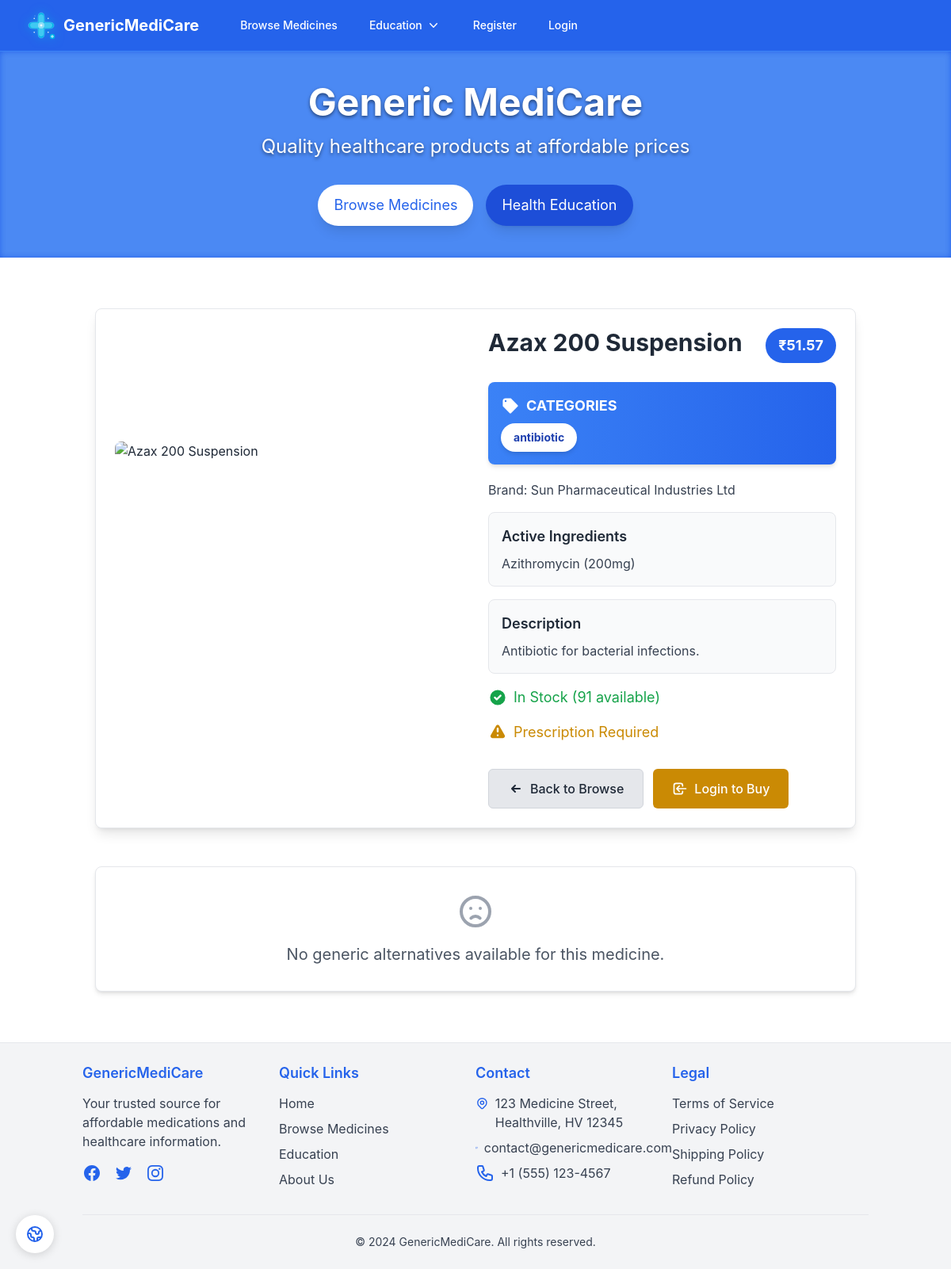
Page /medicine/1 on the committed database.
### store/models.py (models this page shows, shortened)
class Medicine(models.Model):
    seller = models.ForeignKey(SellerProfile, on_delete=models.CASCADE)  # Each medicine is listed by a seller
    name = models.CharField(max_length=255)
    description = models.TextField(blank=True, null=True)
    price = models.DecimalField(max_digits=10, decimal_places=2)
    stock = models.PositiveIntegerField()
    image = models.ImageField(upload_to='medicine_images/', null=True, blank=True)
    prescription_required = models.BooleanField(default=False)  # If True, user must upload a prescription
    active_ingredients = models.TextField(help_text="Comma-separated active ingredients")  # Used for mapping alternatives
    brand_name = models.CharField(max_length=255, null=True, blank=True)
    categories = models.ManyToManyField(Category, blank=True,related_name="medicines")
    def get_alternative_medicines(self):
        return Medicine.objects.filter(active_ingredients=self.active_ingredients).exclude(id=self.id)

class Category(models.Model):
    name = models.CharField(max_length=255, unique=True)

### store/views.py (the view)
# urls.py: path('medicine/<int:pk>',medicine_detail, name='medicine_detail'),
def medicine_detail(request, pk):
    medicine = get_object_or_404(Medicine, pk=pk)
    alternatives = medicine.get_alternative_medicines().order_by('price')
    return render(request, 'medicine_detail.html', {
        'medicine': medicine,
        'alternatives': alternatives,
    })

### store/context_processors.py (called while the page is built)
def cart_total(request):
    if request.user.is_authenticated:
        cart = Cart.objects.filter(customer__user=request.user).first()
        if cart:
            unique_items_count = cart.cartitem_set.count()  # Count unique medicines
            return {'cart_count': unique_items_count}
    return {'cart_count': 0}

### store/templates/medicine_detail.html (shortened to what this page needs)
{% extends 'base.html' %}
{% block content %}
<div class="container mx-auto px-4 lg:px-8 py-8">
    <div class="bg-white rounded-lg shadow-lg overflow-hidden border border-gray-200 p-6">
        <div class="grid grid-cols-1 md:grid-cols-2 gap-8">
            <div class="flex items-center justify-center">
                <div class="w-full max-w-md overflow-hidden rounded-lg">
                    {% if medicine.image %}
                        <img src="{{ medicine.image.url }}" class="w-full h-80 object-cover" alt="{{ medicine.name }}">
                    {% else %}
                        <img src="https://th.bing.com/th/id/OIP.nbFq6e14BqDCrFArSeUUwwHaE6?rs=1&pid=ImgDetMain" class="w-full h-80 object-cover" alt="{{ medicine.name }}">
                    {% endif %}
                </div>
            </div>
            <div class="flex flex-col">
                <div class="flex justify-between items-start mb-6">
                    <h1 class="text-3xl font-bold text-gray-800">{{ medicine.name }}</h1>
                    <span class="bg-blue-600 text-white font-bold px-4 py-2 rounded-full text-lg">₹{{ medicine.price }}</span>
                </div>
                {% if medicine.categories.exists %}
                <div class="mb-5 bg-gradient-to-r from-blue-500 to-blue-600 rounded-lg p-4 shadow-md text-white">
                    <div class="flex items-center mb-2">
                        <svg xmlns="http://www.w3.org/2000/svg" class="h-6 w-6 text-white mr-2" viewBox="0 0 20 20" fill="currentColor">
                            <path fill-rule="evenodd" d="M17.707 9.293a1 1 0 010 1.414l-7 7a1 1 0 01-1.414 0l-7-7A.997.997 0 012 10V5a3 3 0 013-3h5c.256 0 .512.098.707.293l7 7zM5 6a1 1 0 100-2 1 1 0 000 2z" clip-rule="evenodd" />
                        </svg>
                        <p class="text-white font-bold text-lg">CATEGORIES</p>
                    </div>
                    <div class="flex flex-wrap gap-2">
                        {% for category in medicine.categories.all %}
                        <span class="bg-white text-blue-800 text-sm font-bold px-4 py-2 rounded-full shadow-md transform transition-transform duration-300 hover:scale-105">
                            {{ category.name }}
                        </span>
                        {% endfor %}
                    </div>
                </div>
                {% endif %}
                <p class="text-gray-700 mb-4">Brand: {{ medicine.brand_name }}</p>
                <div class="bg-gray-50 rounded-lg p-4 mb-4 border border-gray-200">
                    <h3 class="text-lg font-semibold text-gray-800 mb-2">Active Ingredients</h3>
                    <p class="text-gray-700">{{ medicine.active_ingredients }}</p>
                </div>
                <div class="bg-gray-50 rounded-lg p-4 mb-4 border border-gray-200">
                    <h3 class="text-lg font-semibold text-gray-800 mb-2">Description</h3>
                    <p class="text-gray-700">{{ medicine.description }}</p>
                </div>
                {% if medicine.stock > 0 %}
                    <div class="flex items-center text-green-600 text-lg mb-4">
                        <svg xmlns="http://www.w3.org/2000/svg" class="h-6 w-6 mr-2" viewBox="0 0 20 20" fill="currentColor">
                            <path fill-rule="evenodd" d="M10 18a8 8 0 100-16 8 8 0 000 16zm3.707-9.293a1 1 0 00-1.414-1.414L9 10.586 7.707 9.293a1 1 0 00-1.414 1.414l2 2a1 1 0 001.414 0l4-4z" clip-rule="evenodd" />
                        </svg>
                        <span>In Stock ({{ medicine.stock }} available)</span>
                    </div>
                {% endif %}
                {% if medicine.prescription_required %}
                    <div class="flex items-center text-yellow-600 text-lg mb-4">
                        <span>Prescription Required</span>
                    </div>
                {% endif %}
                <div class="flex flex-col sm:flex-row space-y-3 sm:space-y-0 sm:space-x-3 mt-4">
                    <a href="{% url 'browse_medicines' %}" class="inline-flex justify-center items-center px-6 py-3 bg-gray-200 hover:bg-gray-300 text-gray-800 text-base font-medium rounded-md transition-colors duration-300 border border-gray-300">
                        <svg xmlns="http://www.w3.org/2000/svg" class="h-5 w-5 mr-2" viewBox="0 0 20 20" fill="currentColor">
                            <path fill-rule="evenodd" d="M9.707 14.707a1 1 0 01-1.414 0l-4-4a1 1 0 010-1.414l4-4a1 1 0 011.414 1.414L7.414 9H15a1 1 0 110 2H7.414l2.293 2.293a1 1 0 010 1.414z" clip-rule="evenodd" />
                        </svg>
                        Back to Browse
                    </a>
                    {% if medicine.stock > 0 %}
                        {% if user.is_authenticated and user.customerprofile %}
                            <a href="{% url 'add_to_cart' medicine.pk %}" class="inline-flex justify-center items-center px-6 py-3 bg-yellow-600 hover:bg-yellow-700 text-white text-base font-medium rounded-md transition-colors duration-300">
                                <svg xmlns="http://www.w3.org/2000/svg" class="h-5 w-5 mr-2" fill="none" viewBox="0 0 24 24" stroke="currentColor">
                                    <path stroke-linecap="round" stroke-linejoin="round" stroke-width="2" d="M3 3h2l.4 2M7 13h10l4-8H5.4M7 13L5.4 5M7 13l-2.293 2.293c-.63.63-.184 1.707.707 1.707H17m0 0a2 2 0 100 4 2 2 0 000-4zm-8 2a2 2 0 11-4 0 2 2 0 014 0z" />
                                </svg>
                                Add to Cart
                            </a>
                        {% else %}
                            <a href="{% url 'login' %}" class="inline-flex justify-center items-center px-6 py-3 bg-yellow-600 hover:bg-yellow-700 text-white text-base font-medium rounded-md transition-colors duration-300">
                                <svg xmlns="http://www.w3.org/2000/svg" class="h-5 w-5 mr-2" fill="none" viewBox="0 0 24 24" stroke="currentColor">
                                    <path stroke-linecap="round" stroke-linejoin="round" stroke-width="2" d="M11 16l-4-4m0 0l4-4m-4 4h14m-5 4v1a3 3 0 01-3 3H6a3 3 0 01-3-3V7a3 3 0 013-3h7a3 3 0 013 3v1" />
                                </svg>
                                Login to Buy
                            </a>
                        {% endif %}
                    {% endif %}
                </div>
            </div>
        </div>
    </div>
    {% if alternatives %}
    <div class="mt-12">
        <h3 class="text-2xl font-bold text-gray-800 mb-6">Generic Alternatives</h3>
        <div class="grid grid-cols-1 sm:grid-cols-2 lg:grid-cols-3 xl:grid-cols-4 gap-6">
            {% for alt in alternatives %}
            <div class="group">
                <div class="relative h-full bg-white rounded-lg shadow-md overflow-hidden transform transition-all duration-300 hover:shadow-xl hover:-translate-y-1 border border-gray-200">
                    <div class="aspect-w-4 aspect-h-3 w-full overflow-hidden">
                        {% if alt.image %}
                            <img src="{{ alt.image.url }}" class="w-full h-48 object-cover transform transition-transform duration-500 group-hover:scale-110" alt="{{ alt.name }}">
                        {% else %}
                            <img src="https://th.bing.com/th/id/OIP.nbFq6e14BqDCrFArSeUUwwHaE6?rs=1&pid=ImgDetMain" class="w-full h-48 object-cover transform transition-transform duration-500 group-hover:scale-110" alt="{{ alt.name }}">
                        {% endif %}
                        <div class="absolute top-4 right-4">
                            <div class="bg-green-600 text-white font-bold px-3 py-1 rounded-full shadow-lg">
                                ₹{{ alt.price }}
                            </div>
                        </div>
                        {% if alt.prescription_required %}
                        <div class="absolute top-4 left-4">
                            <div class="bg-yellow-600 text-white text-xs font-bold px-2 py-1 rounded-full shadow-lg flex items-center">
                                <svg xmlns="http://www.w3.org/2000/svg" class="h-3 w-3 mr-1" viewBox="0 0 20 20" fill="currentColor">
                                    <path fill-rule="evenodd" d="M8.257 3.099c.765-1.36 2.722-1.36 3.486 0l5.58 9.92c.75 1.334-.213 2.98-1.742 2.98H4.42c-1.53 0-2.493-1.646-1.743-2.98l5.58-9.92zM11 13a1 1 0 11-2 0 1 1 0 012 0zm-1-8a1 1 0 00-1 1v3a1 1 0 002 0V6a1 1 0 00-1-1z" clip-rule="evenodd" />
                                </svg>
                                Rx
                            </div>
                        </div>
                        {% endif %}
                    </div>
                    <div class="p-4">
                        <h5 class="text-lg font-bold text-gray-800 mb-2">{{ alt.name }}</h5>
                        {% if alt.categories.exists %}
                        <div class="flex flex-wrap gap-1 mb-3">
                            {% for category in alt.categories.all %}
                            <span class="bg-blue-100 text-blue-800 text-xs font-medium px-2 py-0.5 rounded-full border border-blue-200 shadow-sm">
                                {{ category.name }}
                            </span>
                            {% endfor %}
                        </div>
                        {% endif %}
                        <a href="{% url 'medicine_detail' alt.pk %}" class="inline-flex justify-center items-center w-full px-4 py-2 bg-gray-200 hover:bg-gray-300 text-gray-800 text-sm font-medium rounded-md transition-colors duration-300 border border-gray-300">
                            View Details
                        </a>
                    </div>
                </div>
            </div>
            {% endfor %}
        </div>
    </div>
    {% else %}
    <div class="mt-12 bg-white rounded-lg shadow-md p-8 text-center border border-gray-200">
        <svg xmlns="http://www.w3.org/2000/svg" class="h-12 w-12 text-gray-400 mx-auto mb-4" fill="none" viewBox="0 0 24 24" stroke="currentColor">
            <path stroke-linecap="round" stroke-linejoin="round" stroke-width="2" d="M9.172 16.172a4 4 0 015.656 0M9 10h.01M15 10h.01M21 12a9 9 0 11-18 0 9 9 0 0118 0z" />
        </svg>
        <p class="text-xl text-gray-600">No generic alternatives available for this medicine.</p>
    </div>
    {% endif %}
</div>
{% endblock %}

### store/templates/base.html (style rules this page uses)
body { top: 0 !important; }

### rows in the picture
Medicine: name "Azax 200 Suspension", price "51.57", brand_name "Sun Pharmaceutical Industries Ltd", active_ingredients "Azithromycin (200mg)", description "Antibiotic for bacterial infections.", stock "91"
Category: name "antibiotic"
